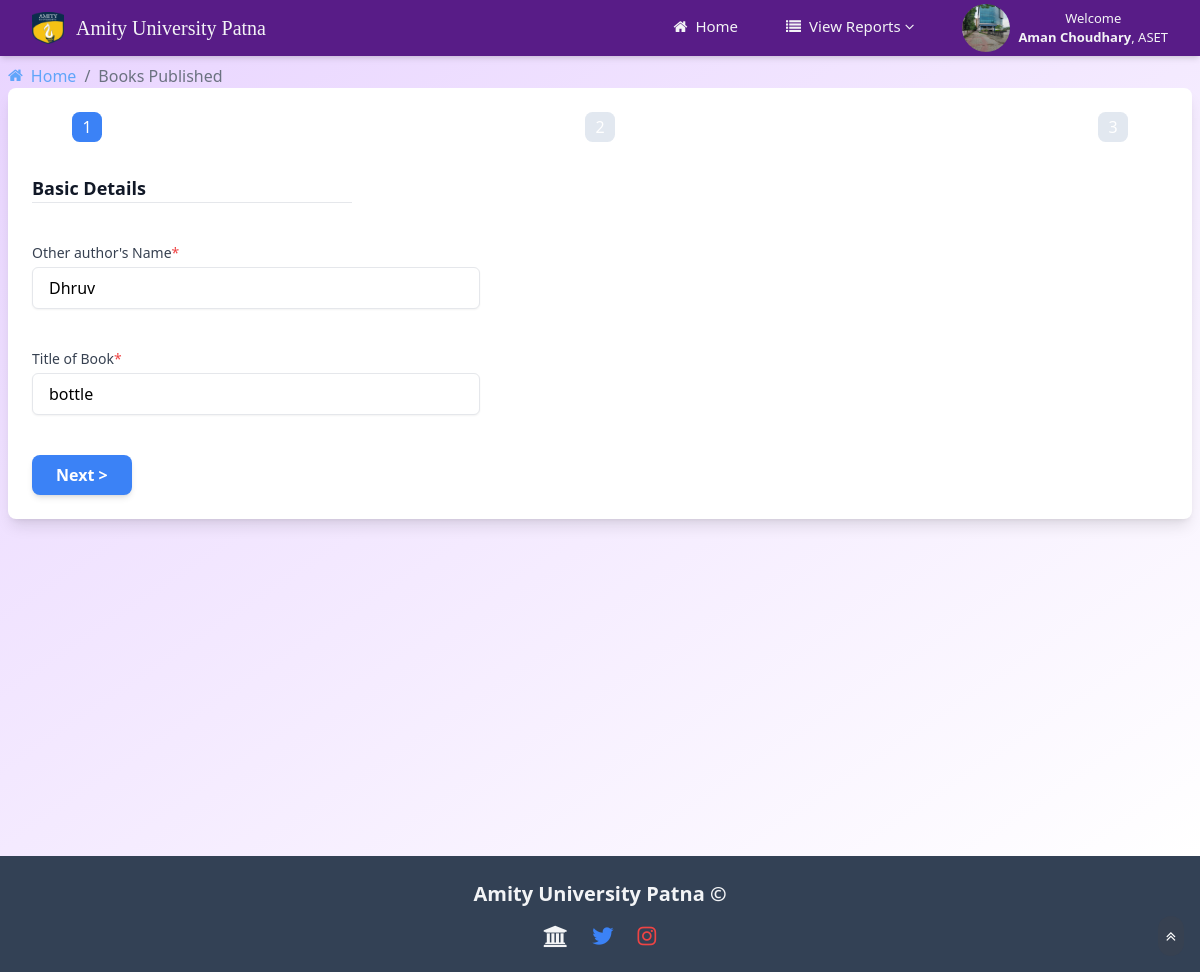
/research/editReoBooksAdmin.php?id=8 (signed in), run on the app's committed database.
### tables this page shows
CREATE TABLE `registerinfo` (
  `emp_id` varchar(11) NOT NULL,
  `email` varchar(100) NOT NULL,
  `user_name` varchar(100) NOT NULL,
  `password` varchar(100) NOT NULL,
  `university` varchar(100) NOT NULL,
  `department` varchar(100) NOT NULL,
  `avatar_filename` varchar(1000) NOT NULL
);

CREATE TABLE `booksbyfaculty` (
  `srNo` int(11) NOT NULL,
  `University` varchar(100) NOT NULL,
  `Department` varchar(100) NOT NULL,
  `Faculty` varchar(100) NOT NULL,
  `Employee ID` int(11) NOT NULL,
  `other Author` varchar(100) NOT NULL,
  `Type` varchar(100) NOT NULL,
  `Co-author` varchar(100) NOT NULL,
  `booktitle` varchar(100) NOT NULL,
  `region` varchar(100) NOT NULL,
  `pubdate` date NOT NULL,
  `pubyear` year(4) NOT NULL,
  `volume` varchar(500) NOT NULL,
  `pagefrom` int(11) NOT NULL,
  `pageto` int(11) NOT NULL,
  `scopus` enum('y','n') NOT NULL,
  `listedin` varchar(100) NOT NULL,
  `wos` enum('y','n') NOT NULL,
  `peer` enum('y','n') NOT NULL,
  `issnisbn` varchar(100) NOT NULL,
  `pubname` varchar(100) NOT NULL,
  `affltn` varchar(100) NOT NULL,
  `corrauthor` varchar(100) NOT NULL,
  `citind` int(11) NOT NULL,
  `nocit` int(11) NOT NULL,
  `evdupload` varchar(100) NOT NULL,
  `othrinfo` varchar(100) DEFAULT NULL,
  `ref` varchar(100) DEFAULT NULL,
  `status` int(11) NOT NULL DEFAULT 0
);

### research/editReoBooksAdmin.php (the view, shortened to what this page needs)
<?php
include "commonAdmin.php";
?>
<?php
$servername = "localhost";
$username = "root";
$password = "";
$database = "scholarsphere";
$conn = new mysqli($servername, $username, $password, $database);
if (isset($_GET['id']) && !empty(trim($_GET['id']))) {
    $sql = "SELECT * FROM booksbyfaculty WHERE srNo = ?";
    if ($stmt = $conn->prepare($sql)) {
        $stmt->bind_param("i", $param_id);
        if ($stmt->execute()) {
            $result = $stmt->get_result();
            if ($result->num_rows == 1) {
                $row = $result->fetch_assoc();
            } else {
                header("location: error.php");
                exit();
            }
        } else {
            echo "Oops! Something went wrong. Please try again later.";
        }
    }
} else {
    header("location: error.php");
    exit();
}
?>
			<main class="flex-1 p-2 bg-gradient-to-br from-purple-200 to-white min-h-screen">
				<div class="main-content-inner">
						<nav class=" bg-inherit bg-blue-500 w-full" aria-label="breadcrumb">
							<ol class="list-reset flex">
								<li>
									<a href="index1Admin.php" class=" text-blue-400 hover:text-blue-700 flex items-center">
										<i class="fa fa-home mr-2"></i>Home
									</a>
								</li>
								<li>
									<span class="mx-2 text-gray-500">/</span>
								</li>
								<li class="text-gray-500">Books Published</li>
							</ol>
						</nav>
				</div>
<div class="container  mx-auto p-6 max-w-7xl bg-white rounded-lg shadow-lg">
	<div class="mb-8 px-10">
		<div class="flex justify-between mb-4">
			<div class="step completed">1</div>
			<div class="step">2</div>
			<div class="step">3</div>
		</div>
	</div>
	<form class="space-y-6" method="post" action="editReoBooksAdmin.php" enctype="multipart/form-data">
		<div id="section1" class="form-section active ">
			<h4 class="text-lg font-semibold text-gray-900">Basic Details</h4>
			<hr class="w-full max-w-xs mb-4">
			<div class=" my-10">
				<label for="form-field-5" class="block text-sm font-medium text-gray-700">Other author's Name<span class="text-red-500">*</span></label>
				<input required type="text" id="coauthor" name="coauthor" value="<?php echo $row['Co-author']; ?>" placeholder="Enter Corresponding author's Name" class="mt-1 w-full max-w-md px-4 py-2 border rounded-md shadow-sm focus:outline-none focus:ring-2 focus:ring-blue-500 focus:border-transparent" />
			</div>
			<div class="my-10">
				<label for="booktitle" class="block text-sm font-medium text-gray-700">Title of Book<span class="text-red-500">*</span></label>
				<input required type="text" name="booktitle" id="booktitle" value="<?php echo $row['booktitle']; ?>" placeholder="Enter Title of Book" class="mt-1 w-full max-w-md px-4 py-2 border rounded-md shadow-sm focus:outline-none focus:ring-2 focus:ring-blue-500 focus:border-transparent" />
			</div>
			<div class="flex justify-between mt-10">
				<button type="button" id="next1" class="px-6 py-2 bg-blue-500 text-white font-semibold rounded-lg shadow-md hover:bg-blue-600 focus:outline-none focus:ring-2 focus:ring-white-500 focus:ring-offset-5">Next ></button>
			</div>
		</div>
	</form>
</div>
</div>
			<?php
			include "footer.php";
			?>
	</body>
</html>

### research/commonAdmin.php (shortened to what this page needs)
<!DOCTYPE html>
<html lang="en">
        <link rel="stylesheet" type="text/css" href="https://cdn.datatables.net/1.11.5/css/jquery.dataTables.min.css">
        <link rel="stylesheet" href="https://cdnjs.cloudflare.com/ajax/libs/font-awesome/6.4.0/css/all.min.css" />
        <link href="./style.css" rel="stylesheet">
		<link rel="stylesheet" href="assets/font-awesome/4.5.0/css/font-awesome.min.css" />
    </head>
	<body class="bg-gray-100 font-sans leading-normal tracking-normal">
        <nav class=" shadow-md sticky top-0 left-0"  style="font-size:13px;">
            <div class="max-w-auto bg-purple-900 mx-auto px-4 sm:px-6 lg:px-8">
                <div class="flex justify-between h-14">
                    <div class="flex">
                        <a href="index1admin.php" class="flex items-center">
                            <img src="amity_logo.png" alt="amity-logo" class="h-8 w-8">
                            <span class="ml-3 text-xl font-serif text-gray-100">Amity University Patna</span>
                        </a>
                    </div>
                    <div class="flex items-center">
                    <ul class="flex space-x-4">
                        <li class="nav-item">
                            <a href="index1admin.php" class="px-4 py-2 text-gray-100 text-lg font-thin hover:bg-gradient-to-b from-purple-900 to-purple-600 rounded-lg flex items-center"  style="font-size:15px;">
                                <i class="fa fa-home mr-2"></i> Home
                            </a>
                        </li>
                        <li class="nav-item relative">
                            <a href="#" class="px-4 py-2 text-gray-100 text-lg font-thin hover:bg-gradient-to-b from-purple-900 to-purple-600 rounded-lg flex items-center"  style="font-size:15px;">
                                <i class="fa fa-list mr-2"></i> View Reports <i class="fa fa-angle-down ml-1"></i>
                            </a>
                        </li>
                        <li class="nav-item relative">
                        <div class="relative ml-4" x-data="{ open: false }">
                        <button @click="open = !open" class="flex items-center focus:outline-none">
                            <?php
                                if (isset($_SESSION['employee_id'])) {
                                    $employee_id = $_SESSION['employee_id'];
                                    $conn = new mysqli('localhost', 'root', '', 'scholarsphere');
                                    $sql = "SELECT avatar_filename FROM registerinfo WHERE emp_id = $employee_id";
                                    $result = $conn->query($sql);
                                    if ($result && $result->num_rows > 0) {
                                        $row = $result->fetch_assoc();
                                        $avatar_filename = $row['avatar_filename'];
                                        echo '<img class="h-12 w-12 rounded-full" src="uploads/' . $avatar_filename . '" alt="User Avatar">';
                                    } else {
                                        echo '<img class="h-8 w-8 rounded-full" src="assets/images/avatars/default-avatar.jpg" alt="Default Avatar">';
                                    }
                                }
                            ?>
                            <span class="ml-2 text-gray-100">Welcome<br> <b><?php echo $_SESSION['user_name'] ?></b>,
                            <?php echo $_SESSION['department']?></span>
                        </button>
                    </div>
                        </li>
                    </ul>
                </div>
                </div>
            </div>
        </nav>
        <div class="flex-container max-w-full min-h-screen">

### research/commonAdmin.php (style rules this page uses)
.step { width: 30px; height: 30px; border-radius: 25%; background-color: #e2e8f0; display: inline-block; text-align: center; line-height: 30px; color: white; }
.step.active { background-color: #3b82f6; }
.sticky { z-index: 50; }
.nav-item .fa-angle-down { transition: transform 0.3s ease; }

### data on the page
registerinfo: avatar_filename (picture)
booksbyfaculty: coauthor "Dhruv", booktitle "bottle"

### other printed values
$_SESSION['user_name'] "Aman Choudhary"
$_SESSION['department'] "ASET"
